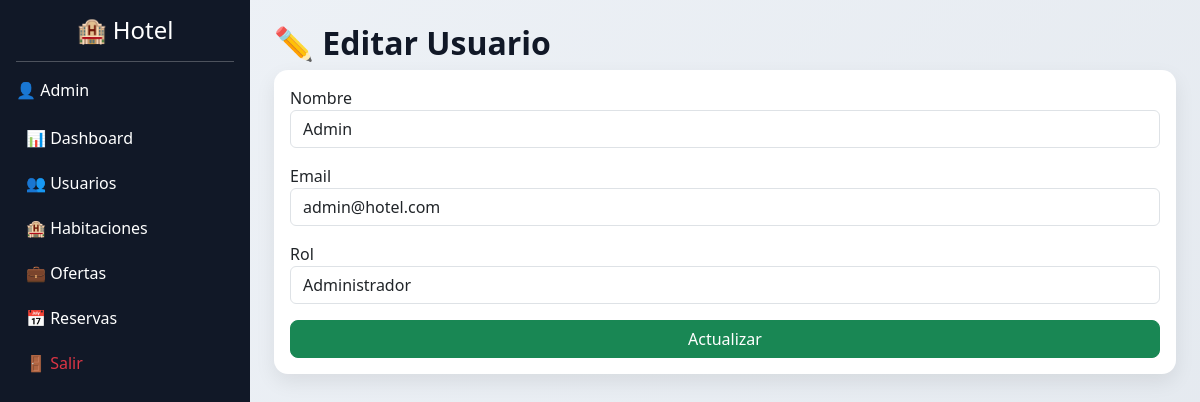
The page /public/edit_user.php?id=1 (signed in) on the database its author committed.
### tables this page shows
CREATE TABLE IF NOT EXISTS `users` (
  `id` int NOT NULL AUTO_INCREMENT,
  `name` varchar(50) NOT NULL,
  `email` varchar(100) NOT NULL,
  `password` varchar(255) NOT NULL,
  `role_id` int NOT NULL,
  PRIMARY KEY (`id`),
  UNIQUE KEY `email` (`email`),
  KEY `role_id` (`role_id`)
);

CREATE TABLE IF NOT EXISTS `roles` (
  `id` int NOT NULL AUTO_INCREMENT,
  `name` varchar(20) NOT NULL,
  PRIMARY KEY (`id`)
);

### public/edit_user.php (the view, shortened to what this page needs)
<?php
require BASE_PATH . '/config/db.php';
$id = $_GET['id'] ?? null;
$stmt = $conn->prepare("SELECT * FROM users WHERE id = ?");
$stmt->execute([$id]);
$user = $stmt->fetch();
$roles = $conn->query("SELECT * FROM roles")->fetchAll();
include BASE_PATH . '/app/views/layouts/header.php';
include BASE_PATH . '/app/views/layouts/sidebar.php';
?>
<h2>✏️ Editar Usuario</h2>
<form method="POST" class="card p-3">
    <div class="mb-3">
        <label>Nombre</label>
        <input name="name" class="form-control" value="<?= $user['name'] ?>">
    </div>
    <div class="mb-3">
        <label>Email</label>
        <input name="email" class="form-control" value="<?= $user['email'] ?>">
    </div>
    <div class="mb-3">
        <label>Rol</label>
        <select name="role_id" class="form-control">
            <?php foreach($roles as $r): ?>
                <option value="<?= $r['id'] ?>"
                    <?= $r['id']==$user['role_id'] ? 'selected' : '' ?>>
                    <?= $r['name'] ?>
                </option>
            <?php endforeach; ?>
        </select>
    </div>
    <button class="btn btn-success">Actualizar</button>
</form>
<?php include BASE_PATH . '/app/views/layouts/footer.php'; ?>

### assets/css/style.css (style rules this page uses)
body { background-color: #f5f7fa; }
.card { border-radius: 12px; }
body { background: #f4f6f9; }
.card { border-radius: 12px; border: none; }
.btn { border-radius: 8px; }
h1, h2, h3 { font-weight: 600; }
body { background: linear-gradient(135deg, #eef2f7, #e3e8ee); }
.card { border-radius: 14px; box-shadow: 0 8px 20px rgba(0,0,0,0.08); border: none; }
h1, h2, h3 { font-weight: 700; color: #111827; }

### rows shown on the page
users: name "Admin", email "admin@hotel.com", role_id "Administrador"

### other values the page prints
$_SESSION['user']['name'] "Admin"
